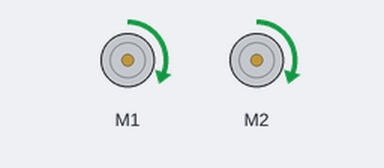
This sketch was run on a simulated Arduino Leonardo, built with avr-gcc and run on an emulated ATmega32U4. Shown: 2 × DC motor (green arrow = forward, orange = backward, longer = faster).

Above: at 0.1 s.
At 3.1 s:
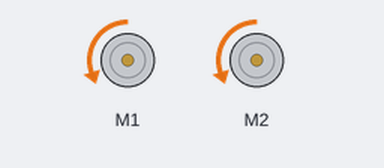
At 5.1 s:
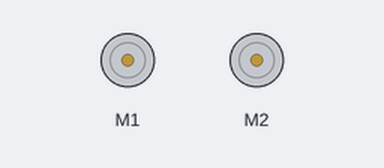
Timing chart, 0 to 6.6 s (numbered marks = the images above):
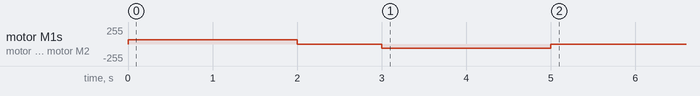

The sketch:

romi32u4_advanced_406.ino
```cpp
// snippet: romi32u4_advanced_406
// tags: romi32u4
// boards: romi32u4
// library: Romi32U4
// description: Drive the Romi straight at speed 100 for 2 seconds using millis(), stop for 1 second, then revers…
// prompts: drive, straight, speed, seconds, millis(), second
// verified: compile-only
// source: kd-generated (id 406)
// exact-include: Romi32U4.h

#include <Romi32U4.h>

Romi32U4Motors motors;
unsigned long prevMs = 0;
const unsigned long STRAIGHT_TIME = 2000;  // 2 seconds
const unsigned long STOP_TIME = 1000;     // 1 second
const unsigned long REVERSE_TIME = 2000; // 2 seconds

enum Phase { PHASE_STRAIGHT, PHASE_STOP1, PHASE_REVERSE, PHASE_DONE };
Phase phase = PHASE_STRAIGHT;

void setup() {
  motors.setSpeeds(100, 100);  // start driving straight immediately
}

void loop() {
  unsigned long now = millis();
  // Duration of the phase currently RUNNING (action was set when the phase was entered)
  unsigned long dur = (phase == PHASE_STRAIGHT) ? STRAIGHT_TIME
                   : (phase == PHASE_STOP1) ? STOP_TIME
                   : (phase == PHASE_REVERSE) ? REVERSE_TIME : 0;

  if (phase == PHASE_DONE) return;

  if (now - prevMs >= dur) {
    prevMs = now;
    switch (phase) {
      case PHASE_STRAIGHT: motors.setSpeeds(0, 0);       phase = PHASE_STOP1;   break;  // straight done -> stop
      case PHASE_STOP1:    motors.setSpeeds(-100, -100); phase = PHASE_REVERSE; break;  // stop done -> reverse
      case PHASE_REVERSE:  motors.setSpeeds(0, 0);       phase = PHASE_DONE;    break;  // reverse done -> stay stopped
      case PHASE_DONE:     break;
    }
  }
}
```

Measured:
- by itself, motor M1, motor M2: stopped → forward 63/255 at 0.00 s, → stopped 2.0 s later, → backward 63/255 1.0 s later, → stopped 2.0 s later
